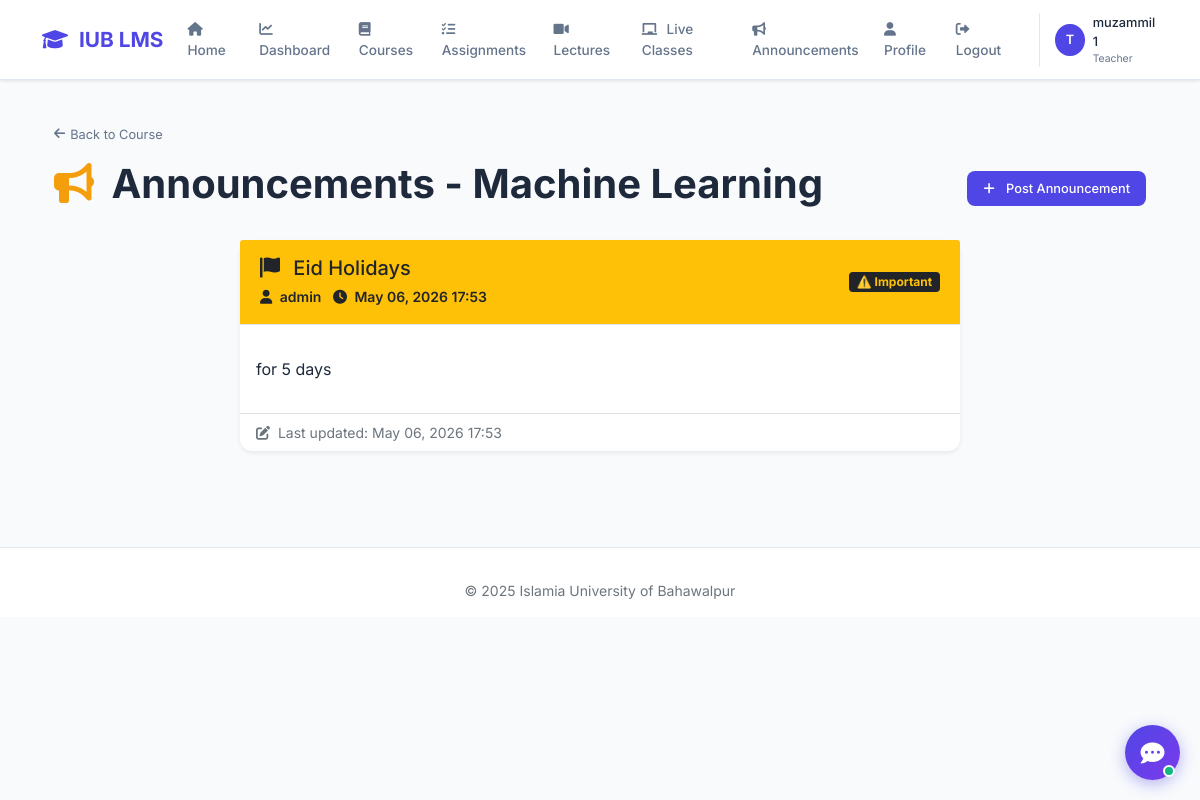
Page /courses/2/announcements/ (signed in) on the committed database.
### accounts/models.py (models this page shows, shortened)
class CustomUser(AbstractUser):
    ROLE_CHOICES = (
        ('admin', 'Admin'),
        ('teacher', 'Teacher'),
        ('student', 'Student'),
    )
    role = models.CharField(max_length=10, choices=ROLE_CHOICES, default='student')
    phone = models.CharField(max_length=15, blank=True)
    profile_pic = models.ImageField(upload_to='profile_pics/', blank=True, null=True)
    bio = models.TextField(max_length=500, blank=True)

### courses/models.py (models this page shows, shortened)
class Course(models.Model):
    course_id = models.CharField(max_length=20, unique=True)
    course_code = models.CharField(max_length=10)
    title = models.CharField(max_length=200)
    description = models.TextField()
    teacher = models.ForeignKey(settings.AUTH_USER_MODEL, on_delete=models.SET_NULL, null=True, limit_choices_to={'role': 'teacher'})
    students = models.ManyToManyField(settings.AUTH_USER_MODEL, related_name='enrolled_courses', blank=True, limit_choices_to={'role': 'student'})
    created_at = models.DateTimeField(auto_now_add=True)
    updated_at = models.DateTimeField(auto_now=True)
    is_active = models.BooleanField(default=True)

class Announcement(models.Model):
    PRIORITY_CHOICES = (('normal', '📢 Normal'), ('important', '⚠️ Important'), ('urgent', '🔥 Urgent'))
    course = models.ForeignKey(Course, on_delete=models.CASCADE, related_name='announcements')
    title = models.CharField(max_length=200)
    content = models.TextField()
    priority = models.CharField(max_length=10, choices=PRIORITY_CHOICES, default='normal')
    created_by = models.ForeignKey(settings.AUTH_USER_MODEL, on_delete=models.CASCADE)
    attachment = models.FileField(upload_to='announcement_attachments/', blank=True, null=True)
    created_at = models.DateTimeField(auto_now_add=True)
    updated_at = models.DateTimeField(auto_now=True)
    class Meta:
        ordering = ['-created_at']

### courses/views.py (the view)
# urls.py: path('<int:course_id>/announcements/', views.course_announcements, name='course_announcements'),
@login_required
def course_announcements(request, course_id):
    course = get_object_or_404(Course, id=course_id)
    if request.user.role == 'student' and request.user not in course.students.all():
        messages.error(request, 'You are not enrolled!')
        return redirect('course_list')
    announcements = Announcement.objects.filter(course=course)
    return render(request, 'courses/course_announcements.html', {
        'course': course,
        'announcements': announcements
    })

### templates/courses/course_announcements.html (shortened to what this page needs)
{% extends 'base.html' %}
{% load static %}
{% block content %}
<div class="container py-4">
    <a href="javascript:history.back()" class="back-btn"><i class="fas fa-arrow-left"></i> Back to Course</a>
    <div class="d-flex justify-content-between align-items-center mb-4">
        <h1 class="fw-bold"><i class="fas fa-bullhorn me-2" style="color: #f59e0b;"></i> Announcements - {{ course.title }}</h1>
        {% if user.role == 'teacher' and course.teacher == user or user.role == 'admin' %}
        <a href="{% url 'create_announcement' course.id %}" class="btn btn-primary">
            <i class="fas fa-plus me-2"></i> Post Announcement
        </a>
        {% endif %}
    </div>
    <div class="row">
        <div class="col-lg-8 mx-auto">
            {% if announcements %}
                {% for announcement in announcements %}
                <div class="card mb-4 shadow-sm">
                    <div class="card-header {% if announcement.priority == 'urgent' %}bg-danger text-white{% elif announcement.priority == 'important' %}bg-warning text-dark{% else %}bg-primary text-white{% endif %} d-flex justify-content-between align-items-center flex-wrap">
                        <div>
                            <h5 class="mb-1">
                                {% if announcement.priority == 'urgent' %}
                                    <i class="fas fa-exclamation-triangle me-2"></i>
                                {% elif announcement.priority == 'important' %}
                                    <i class="fas fa-flag me-2"></i>
                                {% else %}
                                    <i class="fas fa-bullhorn me-2"></i>
                                {% endif %}
                                {{ announcement.title }}
                            </h5>
                            <small class="{% if announcement.priority == 'important' %}text-dark{% else %}text-white-50{% endif %}">
                                <i class="fas fa-user me-1"></i> {{ announcement.created_by.username }}
                                <i class="fas fa-clock ms-2 me-1"></i> {{ announcement.created_at|date:"M d, Y H:i" }}
                            </small>
                        </div>
                        <div class="d-flex gap-2 mt-2 mt-sm-0">
                            <span class="badge {% if announcement.priority == 'urgent' %}bg-light text-danger{% elif announcement.priority == 'important' %}bg-dark text-warning{% else %}bg-light text-primary{% endif %}">
                                {{ announcement.get_priority_display }}
                            </span>
                        </div>
                    </div>
                    <div class="card-body">
                        <p>{{ announcement.content|linebreaks }}</p>
                    </div>
                    <div class="card-footer bg-transparent text-muted small">
                        <i class="fas fa-edit me-1"></i> Last updated: {{ announcement.updated_at|date:"M d, Y H:i" }}
                    </div>
                </div>
                {% endfor %}
            {% endif %}
        </div>
    </div>
</div>
{% endblock %}

### templates/base.html (shortened to what this page needs)
<!DOCTYPE html>
<html lang="en">
<head>
    <link href="https://cdn.jsdelivr.net/npm/bootstrap@5.1.3/dist/css/bootstrap.min.css" rel="stylesheet">
    <link rel="stylesheet" href="https://cdnjs.cloudflare.com/ajax/libs/font-awesome/6.0.0/css/all.min.css">
</head>
<body>
    {% if user.is_authenticated %}
    <nav class="navbar navbar-expand-lg">
        <div class="container">
            <a class="navbar-brand" href="{% url 'dashboard' %}">
                <i class="fas fa-graduation-cap"></i> IUB LMS
            </a>
            <div class="collapse navbar-collapse" id="navbarNav">
                <ul class="navbar-nav ms-auto">
                    <li class="nav-item"><a class="nav-link" href="{% url 'home' %}"><i class="fas fa-home"></i> Home</a></li>
                    <li class="nav-item"><a class="nav-link" href="{% url 'dashboard' %}"><i class="fas fa-chart-line"></i> Dashboard</a></li>
                    <li class="nav-item"><a class="nav-link" href="{% url 'course_list' %}"><i class="fas fa-book"></i> Courses</a></li>
                    <li class="nav-item"><a class="nav-link" href="{% url 'assignment_list' %}"><i class="fas fa-tasks"></i> Assignments</a></li>
                    <li class="nav-item"><a class="nav-link" href="{% url 'lecture_list_all' %}"><i class="fas fa-video"></i> Lectures</a></li>
                    <li class="nav-item"><a class="nav-link" href="{% url 'live_class_list_all' %}"><i class="fas fa-chalkboard"></i> Live Classes</a></li>
                    <li class="nav-item"><a class="nav-link" href="{% url 'announcements' %}"><i class="fas fa-bullhorn"></i> Announcements</a></li>
                    <li class="nav-item"><a class="nav-link" href="{% url 'profile' %}"><i class="fas fa-user"></i> Profile</a></li>
                    <li class="nav-item"><a class="nav-link" href="{% url 'logout' %}"><i class="fas fa-sign-out-alt"></i> Logout</a></li>
                </ul>
                <div class="user-menu">
                    <div class="user-avatar">{{ user.username|first|upper }}</div>
                    <div>
                        <div class="user-name">{{ user.get_full_name|default:user.username }}</div>
                        <div class="user-role">{{ user.get_role_display }}</div>
                    </div>
                </div>
            </div>
        </div>
    </nav>
    {% endif %}
    <main class="container fade-in mt-3">
        {% block content %}
        {% endblock %}
    </main>
    <footer class="footer">
        <div class="container text-center">
            <p class="small text-muted mb-0">&copy; 2025 Islamia University of Bahawalpur</p>
        </div>
    </footer>
</body>
</html>

### templates/base.html (style rules this page uses)
:root { --primary: #4f46e5; --bg-light: #f8fafc; --text-dark: #1e293b; --text-muted: #64748b; --border: #e2e8f0; --shadow: 0 1px 3px rgba(0,0,0,0.1); }
* { margin: 0; padding: 0; box-sizing: border-box; }
body { font-family: 'Inter', sans-serif; background: var(--bg-light); color: var(--text-dark); }
.navbar { background: white; padding: 0.7rem 0; box-shadow: var(--shadow); border-bottom: 1px solid var(--border); }
.navbar-brand { font-size: 1.3rem; font-weight: 700; color: var(--primary) !important; }
.navbar-brand i { margin-right: 6px; }
.nav-link { color: var(--text-muted); font-weight: 500; font-size: 0.85rem; padding: 0.5rem 1rem; }
.nav-link i { margin-right: 6px; }
.user-menu { display: flex; align-items: center; gap: 8px; margin-left: 15px; padding-left: 15px; border-left: 1px solid var(--border); }
.user-avatar { width: 32px; height: 32px; background: var(--primary); border-radius: 50%; display: flex; align-items: center; justify-content: center; color: white; font-weight: 600; font-size: 0.8rem; }
.user-name { font-size: 0.8rem; font-weight: 500; color: var(--text-dark); }
.user-role { font-size: 0.65rem; color: var(--text-muted); }
.card { border: none; border-radius: 12px; box-shadow: var(--shadow); background: white; }
.card-header { background: white; border-bottom: 1px solid var(--border); padding: 1rem 1.25rem; font-weight: 600; }
.btn-primary { background: var(--primary); border: none; border-radius: 8px; padding: 0.5rem 1rem; font-size: 0.8rem; font-weight: 500; }
.footer { background: white; border-top: 1px solid var(--border); padding: 2rem 0 1rem; margin-top: 3rem; }
.back-btn { display: inline-flex; align-items: center; gap: 5px; color: var(--text-muted); font-size: 0.8rem; text-decoration: none; margin-bottom: 1rem; }
.fade-in { animation: fadeIn 0.3s ease-out; }

### rows in the picture
CustomUser: username|first "T", get_full_name "muzammil 1", role "Teacher"
Course: title "Machine Learning"
Announcement: title "Eid Holidays", created_by.username "admin", created_at "May 06, 2026 17:53", priority "⚠️ Important", content "for 5 days", updated_at "May 06, 2026 17:53"
